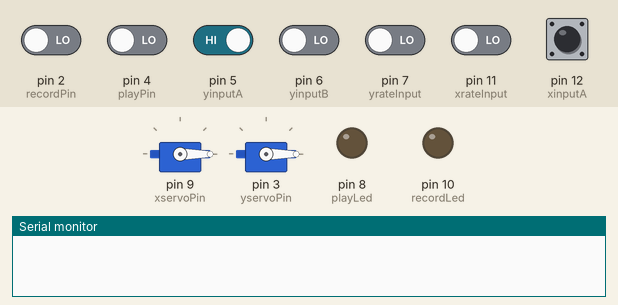
A sketch run on a simulated Arduino Uno, built with avr-gcc and run on an emulated ATmega328P. On the bench: 2 × servo, output pins drawn as LEDs (lit = HIGH), the last lines printed to the serial monitor. The test bench sets the inputs (shaded band); at power-on: pin 5 (yinputA), pin 12 (xinputA) HIGH, pin 2 (recordPin), pin 4 (playPin), pin 6 (yinputB), pin 7 (yrateInput), pin 11 (xrateInput) LOW.

Above: at 1.2 s.
1.3 s: pin 2 (recordPin) driven HIGH
At 2.1 s:
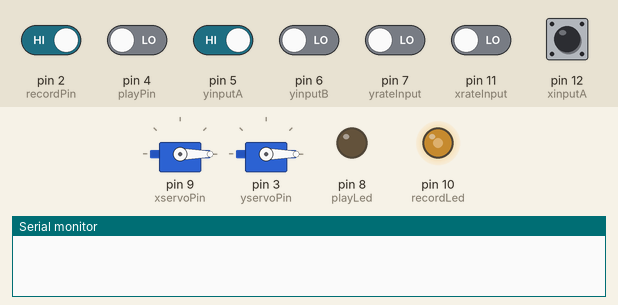
2.8 s: pin 4 (playPin) driven HIGH
At 4.0 s:
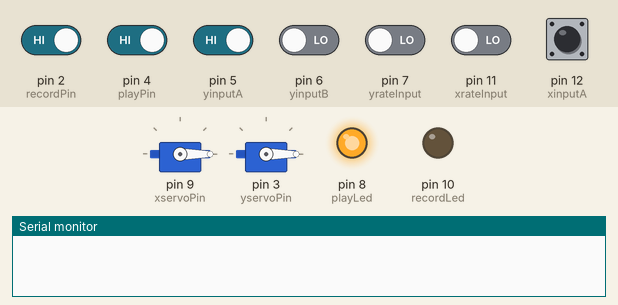
4.3 s: pin 4 (playPin) driven LOW
At 6.8 s:
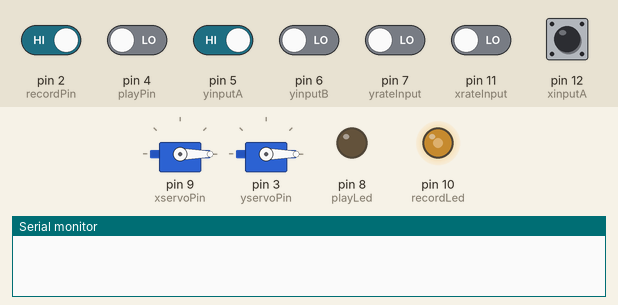
7.3 s: pin 5 (yinputA) driven LOW
8.8 s: pin 4 (playPin) driven HIGH
At 10.0 s:
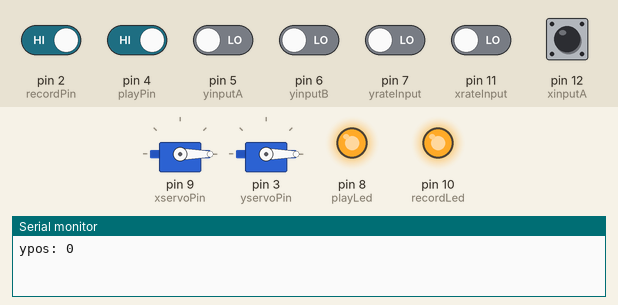
10.3 s: pin 7 (yrateInput) driven HIGH
Timing chart, 0 to 13.3 s (numbered marks = the images above; inputs shaded):
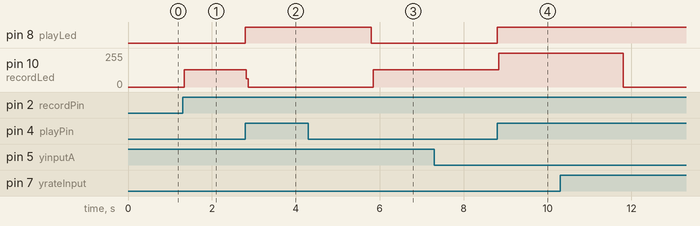

Measured:
- after the input at 1.3 s, pin 10 (recordLed): 0/255 → 128/255 at once
- after the input at 2.8 s, pin 8 (playLed): LOW → HIGH at once; pin 10 (recordLed): 128/255 → 0/255 at once
- after the input at 4.3 s, pin 8 (playLed): HIGH → LOW after 1.5 s; pin 10 (recordLed): 0/255 → 128/255 after 1.5 s
- after the input at 8.8 s, pin 8 (playLed): LOW → HIGH at once; pin 10 (recordLed): 128/255 → 255/255 at once

The sketch:

dualServosWithRateChangeEncoders.ino
```cpp
#include <Servo.h>
#define xinputA 12
#define xinputB 13
#define xrateInput 11
#define xservoPin 9
//
#define yinputA 5
#define yinputB 6
#define yrateInput 7
#define yservoPin 3

#define recordPin 2
#define playPin 4
#define recordLed 10
#define playLed 8
#define maxFrames 200

int xpos = 0;
int xrateChange = 1;
int xaState;
int xaLastState;
int xlastRateState;
int xrateState;
Servo xservo;
//
int ypos = 0;
int yrateChange = 1;
int yaState;
int yaLastState;
int ylastRateState;
int yrateState;
Servo yservo;

int xRecording[maxFrames];
int yRecording[maxFrames];
int timeRecording[maxFrames];
long timeInbetween = 0;
int currentFrame = 0;
int totalFrames = 0;
bool isRecording = false;
bool isPlaying = false;

void setup() {
  pinMode(xinputA, INPUT);
  pinMode(xinputB, INPUT);
  pinMode(xrateInput, INPUT);
  xservo.attach(xservoPin);
  pinMode(yinputA, INPUT);
  pinMode(yinputB, INPUT);
  pinMode(yrateInput, INPUT);

  pinMode(recordPin, INPUT);
  pinMode(recordLed, OUTPUT);
  pinMode(playPin, INPUT);
  pinMode(playLed, OUTPUT);

  digitalWrite(playLed, LOW);
  digitalWrite(recordLed, LOW);

  yservo.attach(yservoPin);
  Serial.begin(9600);
  xaLastState = digitalRead(xinputA);
  xlastRateState = LOW;
  yaLastState = digitalRead(yinputA);
  ylastRateState = LOW;
}

void loop() {
  int xChange = getXEncoderChange();
  int yChange = getYEncoderChange();
  bool change = (xChange != 0 || yChange != 0);

  if(digitalRead(recordPin) == HIGH){
    isPlaying = false;
    if(isRecording){
      isRecording = false;
      currentFrame = 0;
    }else{
      isRecording = true;
      totalFrames = 0;
    }
  }

  if(digitalRead(playPin) == HIGH){
    isRecording = false;
    if(isPlaying){
      digitalWrite(playLed, false);
      isPlaying = false;
    }else{
      digitalWrite(playLed, true);
      isPlaying = true;
      currentFrame = 0;
      xpos = xRecording[1];
      ypos = yRecording[1];
      xservo.write(xpos);
      yservo.write(ypos);
      delay(3000);
    }
  }

  digitalWrite(recordLed, isRecording);
  digitalWrite(playLed, isPlaying);

  //If currently recording and we reach the end of the buffer, stop.
  if(currentFrame+1 >= maxFrames && isRecording){
    isRecording = false;
    totalFrames = currentFrame;
    currentFrame = 0;
  }else if(currentFrame+1 >= maxFrames && isPlaying){
     currentFrame = 0;
  }else if(change && isRecording == true){
    currentFrame++;
  }

  if(!isPlaying){
    xpos += xChange;
    ypos += yChange;
    xservo.write(xpos);
    yservo.write(ypos);
  }else{
    xpos += xRecording[currentFrame];
    ypos += yRecording[currentFrame];
    xservo.write(xpos);
    yservo.write(ypos);
    delay(timeRecording[currentFrame]/10);
    currentFrame++;
  }

  if(isRecording && change){
    xRecording[currentFrame] = xChange;
    yRecording[currentFrame] = yChange;
    timeRecording[currentFrame] = timeInbetween;
    if(currentFrame == 1){
      timeRecording[currentFrame] = 0;
    }
    totalFrames++;
  }

  if(change){
    Serial.print("time: ");
    Serial.println(timeInbetween);
    timeInbetween = 0;
  }else{
    timeInbetween++;
  }
}

int getXEncoderChange(){
  xaState = digitalRead(xinputA);
  xrateState = digitalRead(xrateInput);
  int localCounter = 0;

  if(xaState != xaLastState){
    if(xaState != digitalRead(xinputB)){
      if(xpos < 180 && (xpos + xrateChange) <= 180){
        localCounter+= xrateChange;
      }
    }else{
      if(xpos > 0 && (xpos - xrateChange) >= 0){
        localCounter-= xrateChange;
      }
    }
    Serial.print("xpos: ");
    Serial.println(xpos + localCounter);
  }
  xaLastState = xaState;

  if(xlastRateState != xrateState && xrateState == HIGH){
    switch(xrateChange){
      case(1):
        xrateChange = 5;
        break;
      case(5):
        xrateChange = 10;
        break;
      default:
        xrateChange = 1;
        break;
    }
    Serial.print("x Rate changed to: ");
    Serial.println(xrateChange);
  }
  xlastRateState = xrateState;

  return localCounter;
}


int getYEncoderChange(){
  yaState = digitalRead(yinputA);
  yrateState = digitalRead(yrateInput);
  int localCounter = 0;

  if(yaState != yaLastState){
    if(yaState != digitalRead(yinputB)){
      if(ypos < 180 && (ypos + yrateChange) <= 180){
        localCounter+= yrateChange;
      }
    }else{
      if(ypos > 0 && (ypos - yrateChange) >= 0){
        localCounter-= yrateChange;
      }
    }
    Serial.print("ypos: ");
    Serial.println(ypos + localCounter);
  }
  yaLastState = yaState;

  if(ylastRateState != yrateState && yrateState == HIGH){
    switch(yrateChange){
      case(1):
        yrateChange = 5;
        break;
      case(5):
        yrateChange = 10;
        break;
      default:
        yrateChange = 1;
        break;
    }
    Serial.print("y Rate changed to: ");
    Serial.println(yrateChange);
  }
  ylastRateState = yrateState;

  return localCounter;
}
```
